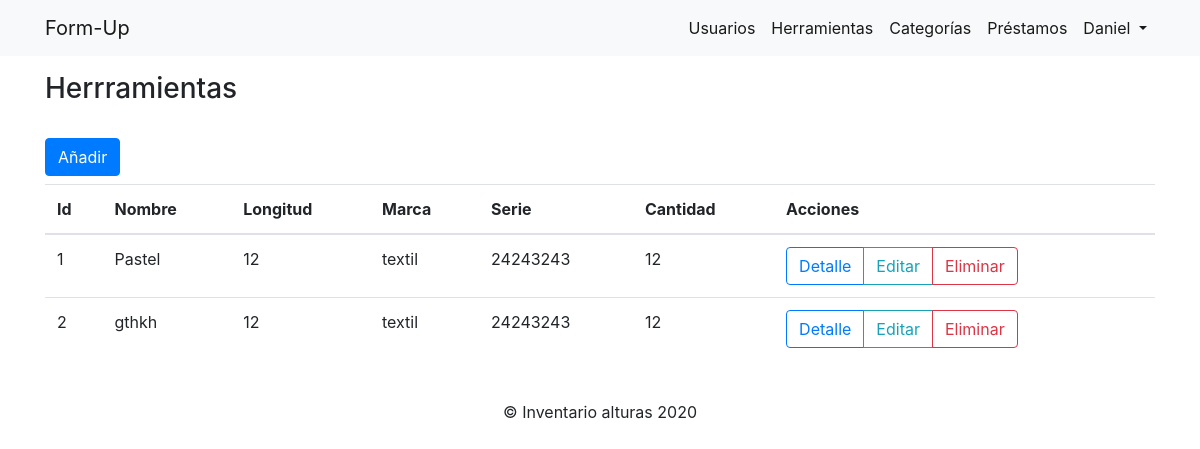
Page /index.php?controller=tools&action=index (signed in) on the earlier database version.
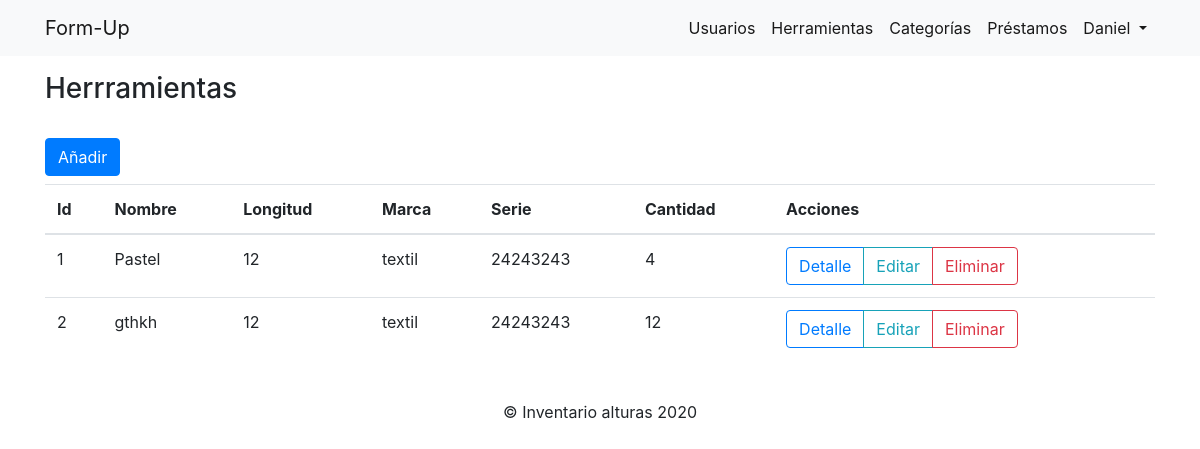
Same page on the later database version.
### tables this page shows
CREATE TABLE `herramientas` (
  `id` int(11) NOT NULL,
  `nombre` varchar(200) NOT NULL,
  `marca` varchar(200) NOT NULL,
  `longitud` int(11) NOT NULL,
  `serie` int(11) NOT NULL,
  `descripcion` varchar(250) NOT NULL,
  `cantidad` int(11) NOT NULL,
  `foto` varchar(255) DEFAULT NULL,
  `entidad_cert` varchar(255) DEFAULT NULL,
  `fecha_fbc` text DEFAULT NULL,
  `norma_cert` text DEFAULT NULL,
  `vencimiento` text DEFAULT NULL
);

### controllers/ToolsController.php (called while the page is built, shortened)
<?php
class ToolsController extends BaseController{
    public function index()
    {
        $herramienta_obj  = new Tool();
        $all_herramientas = $herramienta_obj->getAll();
        require_once 'views/dashboard/tools/index.php';
    }
}

### core/Connection.php (called while the page is built, shortened)
<?php
abstract class Connection
{
    public function __construct()
    {
        try
        {
            $this->dbConnection = new PDO(DB_DRIVER . ':host=' . DB_HOST . ';dbname=' . DB_NAME, DB_USER, DB_PASS);
        } catch (PDOException $ex) {
            echo $ex->getMessage();
            die();
        }
    }
}
?>

### models/Tool.php (called while the page is built, shortened)
<?php
 class Tool extends BaseModel
 {
    public function __construct($id=null,$nombre=null,$marca=null,$longitud=null,$serie=null,$descripcion=null,$cantidad=null,$foto=null,$entidad_cert=null,$fecha_fab=null,$norma_cert=null,$vencimiento=null)
    {
        $this->table="herramientas";
    }
 }

### core/BaseModel.php (called while the page is built, shortened)
<?php
class BaseModel extends Connection
{
    protected $table;
    public function getAll()
    {
        try {
            $sql = $this->dbConnection->prepare("SELECT * FROM ".$this->table);
            $sql->execute();
            $resultSet = null;
            while ($row = $sql->fetch(PDO::FETCH_OBJ)) {
                $resultSet[] = $row;
            }
            return $resultSet;
        } catch (PDOException $ex) {
            echo $ex->getMessage();
            die();
        }
    }
}
?>

### views/dashboard/tools/index.php (the view, shortened to what this page needs)
<?php include_once 'views/layouts/header.php' ?>
<?php include_once 'views/layouts/navbar.php' ?>
<div class="container my-3">
    <div class="row">
        <div class="col">
            <h3>Herrramientas</h3>
        </div>
    </div>
    <div class="row my-4">
        <div class="col">
        <?php if($_SESSION['rol_id']==1){?>
            <a href="index.php?controller=tools&action=create" class="btn btn-primary mb-2">Añadir</a>
        <?php } ?>
            <table class="table" id="table">
                <thead>
                    <tr>
                        <th>Id</th>
                        <th>Nombre</th>
                        <th>Longitud</th>
                        <th>Marca</th>
                        <th>Serie</th>
                        <th>Cantidad</th>
                        <th>Acciones</th>
                    </tr>
                </thead>
                <tbody>
                    <?php if(count($all_herramientas)>0){?>
                        <?php foreach($all_herramientas as $row){?>
                            <tr>
                                <td><?php echo $row->id ?></td>
                                <td><?php echo $row->nombre ?></td>
                                <td><?php echo $row->longitud ?></td>
                                <td><?php echo $row->marca ?></td>
                                <td><?php echo $row->serie ?></td>
                                <td><?php echo $row->cantidad ?></td>
                                <td>
                                    <div class="btn-group" role="group" aria-label="Basic example">
                                        <a href="index.php?controller=tools&action=detail&id=<?php echo $row->id ?>" class="btn btn-outline-primary">Detalle</a>
                                    <?php if($_SESSION['rol_id']==1){?>
                                        <a href="index.php?controller=tools&action=edit&id=<?php echo $row->id ?>" class="btn btn-outline-info">Editar</a>
                                        <a href="index.php?controller=tools&action=delete&id=<?php echo $row->id ?>" class="btn btn-outline-danger">Eliminar</a>
                                    <?php } ?>
                                    </div>
                                </td>
                            </tr>
                        <?php }?>
                    <?php }?>
                </tbody>
            </table>
        </div>
    </div>
</div>
<?php include_once 'views/layouts/footer.php' ?>

Differences in the rows shown:
changed herramientas "Pastel": cantidad "12" → "4"
